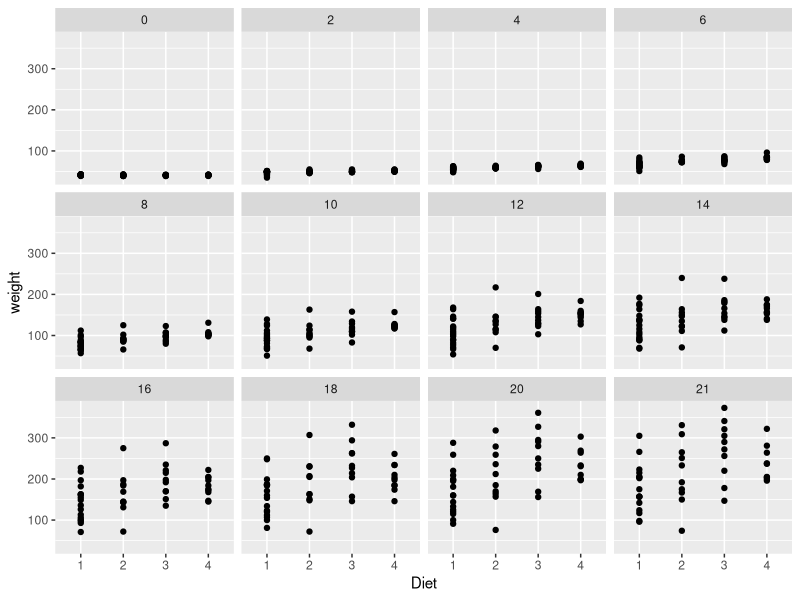
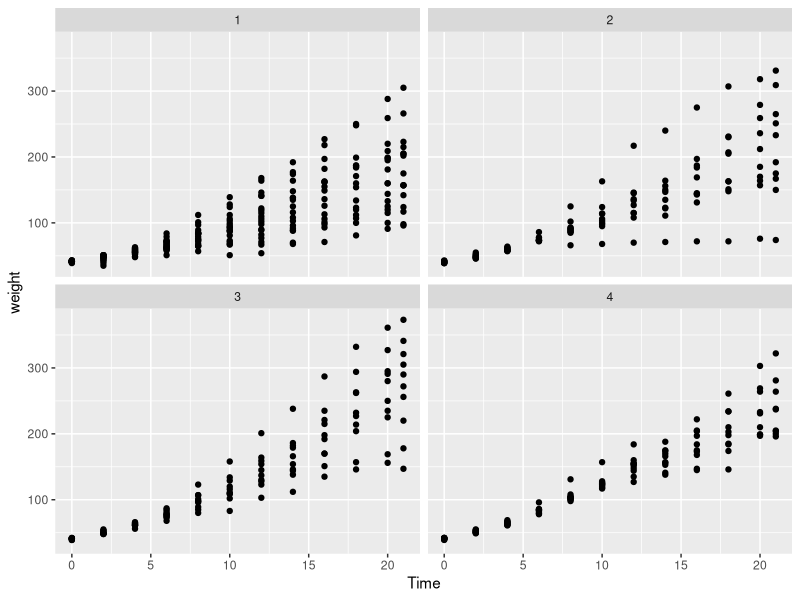
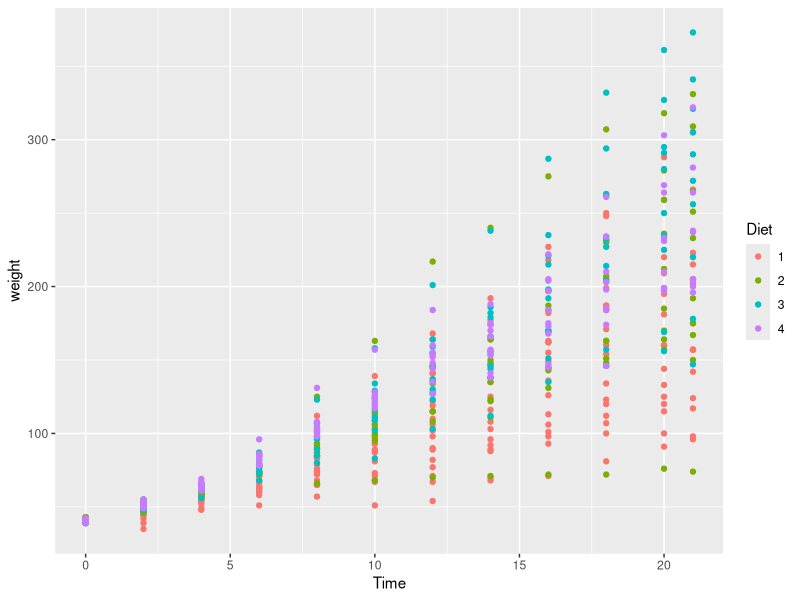
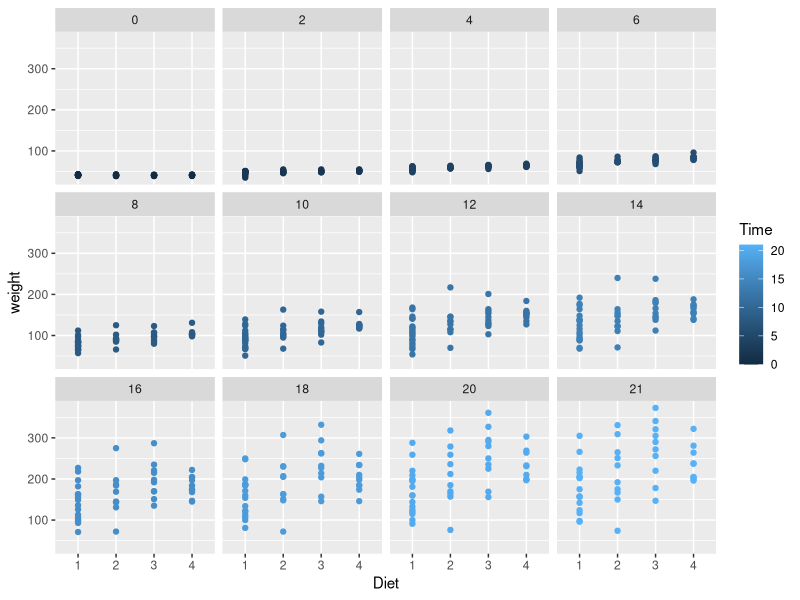
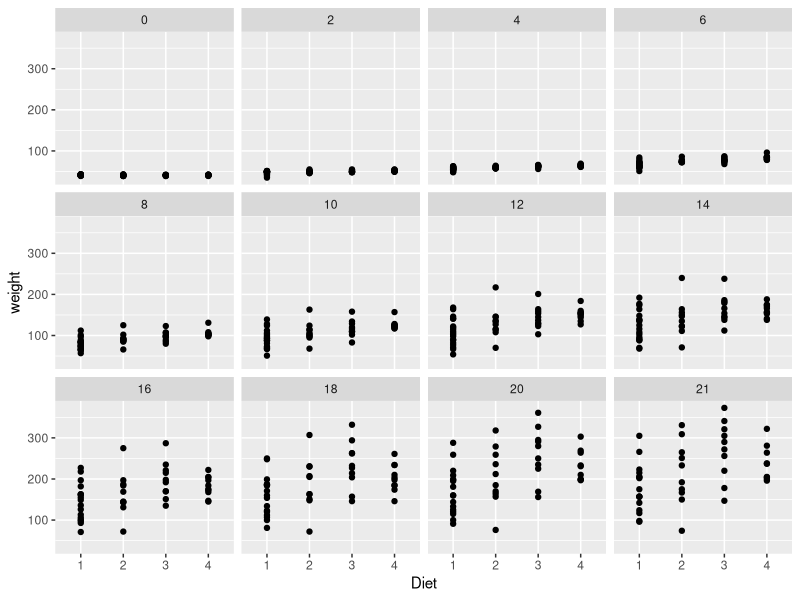

These charts were generated, in order, by the following R code:
## ---- chunk 1
library(dplyr)
library(ggplot2)
data("ChickWeight")
## ---- chunk 2
summary(ChickWeight)
## ---- chunk 3
ggplot(ChickWeight, mapping = aes(x = Diet, y = weight)) +
  geom_point()+
  facet_wrap(~Time)
## ---- chunk 4
ggplot(ChickWeight, mapping = aes(x = Time, y = weight)) +
  geom_point()+
  facet_wrap(~Diet)
## ---- chunk 5
ggplot(ChickWeight, mapping = aes(x = Time, y = weight, color = Diet)) +
  geom_point()
## ---- chunk 6
ggplot(ChickWeight, mapping = aes(x = Diet, y = weight, color = Time)) +
  geom_point()+
  facet_wrap(~Time)
## ---- chunk 7
ggplot(ChickWeight, mapping = aes(x = Diet, y = weight)) +
  geom_point()+
  facet_wrap(~Time)
